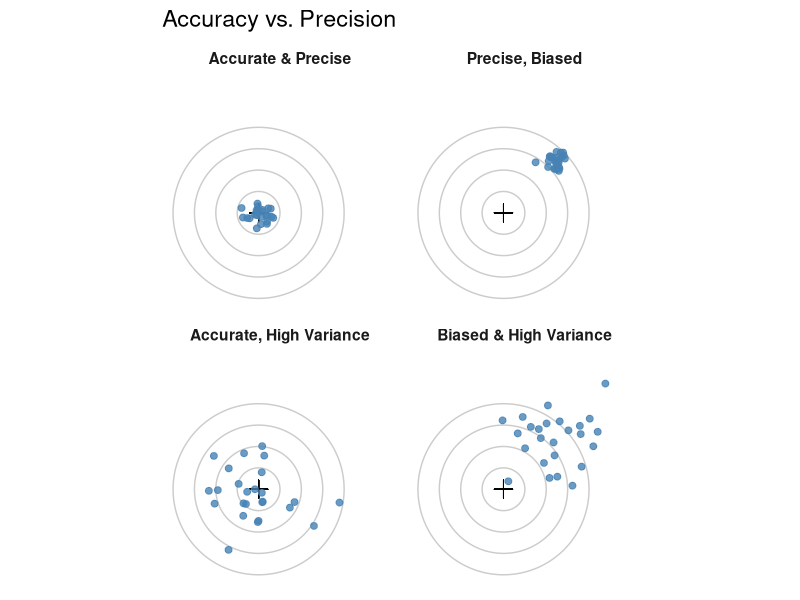
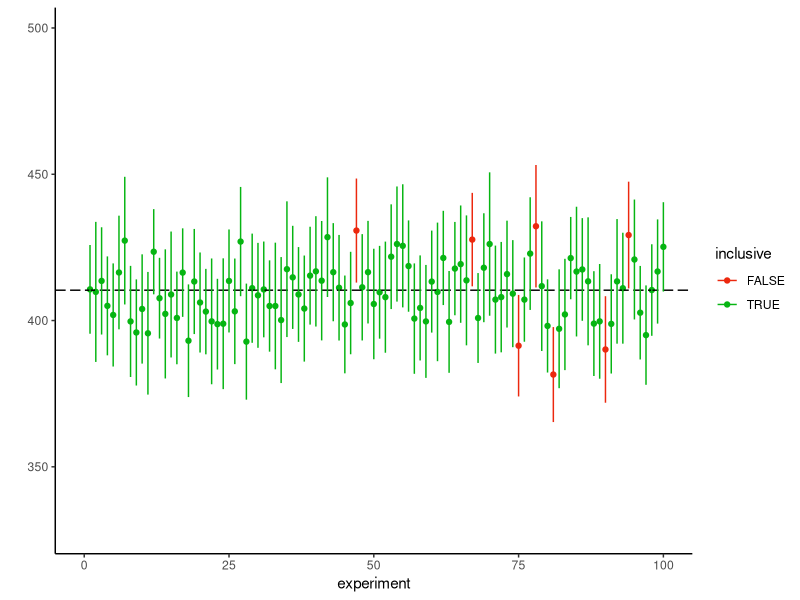

Generate these figures, in order, with R:
## ---- chunk 1
#| echo: false
#| fig-width: 7
#| fig-height: 5.5
#| fig-align: center
# (plot code)

library(ggplot2)
library(dplyr)

set.seed(42)
n <- 25
true_value <- c(0, 0)

make_points <- function(label, center, sd) {
  data.frame(
    x = rnorm(n, mean = center[1], sd = sd[1]),
    y = rnorm(n, mean = center[2], sd = sd[2]),
    panel = label
  )
}

df <- bind_rows(
  make_points("Accurate & Precise",      c(0, 0),     c(0.15, 0.15)),
  make_points("Precise, Biased",         c(1.2, 1.2), c(0.15, 0.15)),
  make_points("Accurate, High Variance", c(0, 0),     c(0.7, 0.7)),
  make_points("Biased & High Variance",  c(1.2, 1.2), c(0.7, 0.7))
)

df$panel <- factor(df$panel, levels = c(
  "Accurate & Precise",
  "Precise, Biased",
  "Accurate, High Variance",
  "Biased & High Variance"
))

# Concentric "target" rings for visual reference
rings <- data.frame(r = c(0.5, 1, 1.5, 2))

ggplot(df, aes(x, y)) +
  # target rings
  ggforce::geom_circle(
    data = rings, aes(x0 = 0, y0 = 0, r = r),
    inherit.aes = FALSE, color = "grey80"
  ) +
  geom_point(aes(0, 0), shape = 3, size = 4, color = "black", inherit.aes = FALSE) +
  geom_point(color = "steelblue", size = 2, alpha = 0.8) +
  coord_fixed(xlim = c(-2, 3), ylim = c(-2, 3)) +
  facet_wrap(~panel, nrow = 2) +
  labs(title = "Accuracy vs. Precision", x = NULL, y = NULL) +
  theme_minimal(base_size = 14) +
  theme(
    axis.text = element_blank(),
    axis.ticks = element_blank(),
    panel.grid = element_blank(),
    strip.text = element_text(face = "bold")
  )

## ---- chunk 2
set.seed(123)
data<-rnorm(10000, mean = 410.5, sd=60) #your population, 10,000 individuals total
mu<-mean(data) #real population parameter
sigma<-sd(data)
n<-40

experiment<-1:100
means<-rep(NA,100) #For the means
s<-rep(NA,100) #sd
SE<-rep(NA,100) #SE
LCI<-rep(NA,100) # Lower CI
UCI<-rep(NA,100) # Upper CI
inclusive<-rep(NA,100) #is the real parameter included?
alpha<-0.05 #our alpha
lower<-qnorm(alpha/2) #lower critical value
upper<-qnorm(1-alpha/2) #upper critical value

for(i in 1:100){
sample<-sample(data,n)
means[i]<-mean(sample)
s[i]<-sd(sample)
SE[i]<-s[i]/sqrt(n)
LCI[i]<-means[i]+SE[i]*lower
UCI[i]<-means[i]+SE[i]*upper
if(mu<UCI[i] & mu> LCI[i]){
  inclusive[i]<-T} else{
    inclusive[i]<-F
  }
}
df<-data.frame(experiment,means,s,SE,LCI,UCI,inclusive)
library(ggplot2)

ggplot(df, aes(x = experiment, y = means,colour=inclusive,ymin = LCI, ymax=UCI)) +
   geom_point() +
   geom_hline(yintercept = mu, color = "black", linetype = "longdash") +
   scale_y_continuous(name = "", limits = c(min(df$LCI) - min(df$LCI)/10 , max(df$UCI + max(df$UCI)/10))) +
   scale_x_continuous(limits = c(0, 100)) +
   theme_classic()+
  scale_color_manual(values=c("#ec280e", "#06b512"))+
  geom_errorbar(width = 0)
